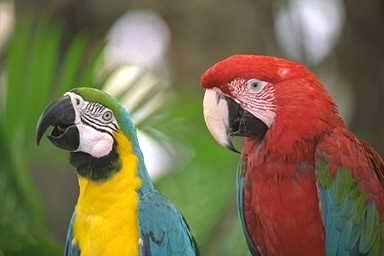
#> input picture Day18/coding_practice/images/images.jpg, 384 x 256 px
$ python 06_morphological_operations.py
#> lines starting #> are read from the running program, lines starting #| are printed output that depends on the picture; after the words box and inside, x2 and y2 are one past the last pixel; in counts of white or black regions, pixels touching at a corner belong together
### Day18/coding_practice/utils.py
"""
Helper functions shared by all Day 18 practice scripts.
We don't have real document photos yet (those are for the mini project), so
we generate one fake sample document here, similar to Day17.
"""

import os
import cv2
import numpy as np

# folder this file lives in, so images/outputs always save HERE
# no matter which folder you were in when you ran "python 01_grayscale_and_blur.py"
BASE_DIR = os.path.dirname(os.path.abspath(__file__))
IMAGES_DIR = os.path.join(BASE_DIR, "images")
OUTPUTS_DIR = os.path.join(BASE_DIR, "outputs")

DOC_W, DOC_H = 700, 900  # size of our fake sample document


def _ensure_folders():
    os.makedirs(IMAGES_DIR, exist_ok=True)
    os.makedirs(OUTPUTS_DIR, exist_ok=True)


# [17 lines left out: function create_sample_document, not called in this run]


VALID_EXT = (".jpg", ".jpeg", ".png", ".bmp")


def get_sample_image():
    # uses whatever real photo you've dropped into images/ - only falls
    # back to generating a fake sample document if that folder is empty
    _ensure_folders()
    existing = sorted(f for f in os.listdir(IMAGES_DIR) if f.lower().endswith(VALID_EXT))
    if existing:
        return cv2.imread(os.path.join(IMAGES_DIR, existing[0]))
#> returned value is the input picture: shape (256, 384, 3); mean B, G, R 76.4, 110, 122.2

    path = os.path.join(IMAGES_DIR, "sample_document.jpg")
    cv2.imwrite(path, create_sample_document())
    return cv2.imread(path)


def add_noise(img):
    # sprinkles random black/white dots (salt & pepper noise), useful for
    # showing what morphological opening/closing cleans up
    noisy = img.copy()
    h, w = noisy.shape[:2]
    n = int(h * w * 0.02)  # noisy pixels = 2% of the image
    ys = np.random.randint(0, h, n)
    xs = np.random.randint(0, w, n)
    values = np.random.choice([0, 255], size=n)
    if noisy.ndim == 2:  # grayscale/binary - one value per pixel
        noisy[ys, xs] = values
    else:  # color - same value on every channel, so the dot is pure black/white
        noisy[ys, xs] = values[:, None]
    return noisy


def save_and_show(name, img):
    # saves the result into outputs/ AND shows it in a popup window
    _ensure_folders()
    path = os.path.join(OUTPUTS_DIR, name)
    cv2.imwrite(path, img)
    print(f"Saved: {path}")
    cv2.imshow(name, img)
    cv2.waitKey(0)
    cv2.destroyAllWindows()


# [26 lines left out: function build_collage, not called in this run]

### Day18/coding_practice/06_morphological_operations.py
"""
MORPHOLOGICAL OPERATIONS - shape-based cleanup for BINARY (black/white)
images. They all slide a small "kernel" (a tiny window, e.g. 3x3) across the
image and grow or shrink the white regions based on what's under it.
Real use: edge/threshold maps from real photos are messy (broken lines from
shadows, tiny noise specks) - these operations clean that up before we try
to find shapes (like a document's boundary) in the image.

  - Erosion:    shrinks white regions. Removes small white noise specks, but
                also shrinks/breaks up real shapes if overused.
  - Dilation:   grows white regions. Fills small black gaps/holes, useful for
                reconnecting a broken edge line.
  - Opening:    erosion THEN dilation. Removes small white noise specks
                without shrinking the main shape (the shape "recovers" in
                the dilation step, the noise doesn't).
  - Closing:    dilation THEN erosion. Fills small black holes/gaps inside
                or between white regions, without growing the main shape.
  - Gradient:   dilation minus erosion. Leaves just the OUTLINE of each
                white region - a cheap way to get an edge map from a shape.
  - Top Hat:    original minus opening. Highlights small BRIGHT details that
                are smaller than the kernel (and get erased by opening).
  - Black Hat:  closing minus original. Highlights small DARK gaps/details
                that are smaller than the kernel (and get filled by closing).
"""
import cv2
import numpy as np
from utils import get_sample_image, add_noise, save_and_show, build_collage

img = get_sample_image()
gray = cv2.cvtColor(img, cv2.COLOR_BGR2GRAY)
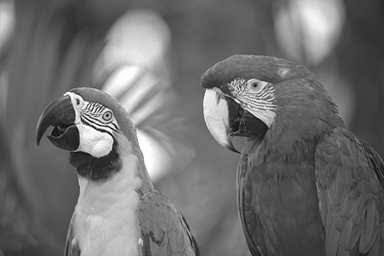
#> gray: shape (256, 384); min 2, max 254, mean 109.8

# make a binary (black/white) image: text/lines/border become WHITE on a
# BLACK background - the standard input shape morphology expects
_, binary = cv2.threshold(gray, 200, 255, cv2.THRESH_BINARY_INV)
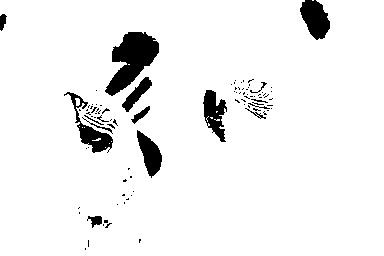
#> binary: shape (256, 384); 94% white; 92 black regions (76 under 20 px), largest, box (x1, y1, x2, y2) and area: (105, 32, 159, 96) 1806, (300, 0, 330, 40) 802, (64, 92, 113, 153) 753
noisy_binary = add_noise(binary)  # sprinkle in some fake noise specks to clean up
#> in add_noise, `noisy[ys, xs] = values`:
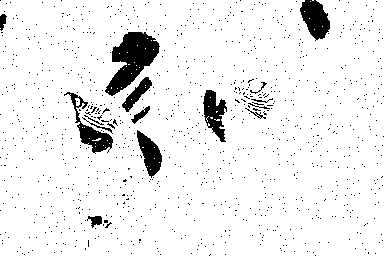
#> noisy: shape (256, 384); 93.1% white; 973 black regions (958 under 20 px), largest, box (x1, y1, x2, y2) and area: (105, 32, 160, 96) 1789, (300, 0, 330, 41) 799, (64, 92, 113, 154) 748

kernel = np.ones((3, 3), np.uint8)
big_kernel = np.ones((9, 9), np.uint8)  # top hat/black hat need a bigger kernel to show anything

erosion = cv2.erode(noisy_binary, kernel, iterations=1)
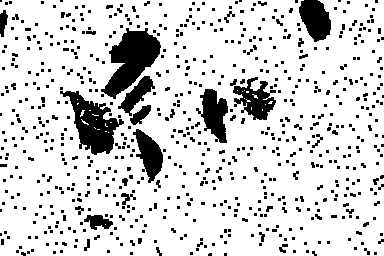
#> erosion: shape (256, 384); 83.1% white; 708 black regions (662 under 20 px), largest, box (x1, y1, x2, y2) and area: (101, 28, 161, 99) 2133, (60, 91, 124, 155) 1835, (196, 89, 228, 143) 983
dilation = cv2.dilate(noisy_binary, kernel, iterations=1)
#> dilation: shape (256, 384); 96.4% white; 18 black regions (8 under 20 px), largest, box (x1, y1, x2, y2) and area: (108, 33, 158, 94) 1370, (301, 0, 329, 38) 621, (138, 132, 161, 175) 441
opening = cv2.morphologyEx(noisy_binary, cv2.MORPH_OPEN, kernel)
#> opening: shape (256, 384); 92.3% white; 867 black regions (856 under 20 px), largest, box (x1, y1, x2, y2) and area: (102, 32, 160, 98) 1829, (64, 92, 118, 154) 1273, (300, 0, 330, 41) 818
closing = cv2.morphologyEx(noisy_binary, cv2.MORPH_CLOSE, kernel)
#> closing: shape (256, 384); 94.9% white; 14 black regions (4 under 20 px), largest, box (x1, y1, x2, y2) and area: (107, 32, 159, 95) 1752, (300, 0, 330, 39) 788, (204, 90, 225, 142) 633
gradient = cv2.morphologyEx(noisy_binary, cv2.MORPH_GRADIENT, kernel)
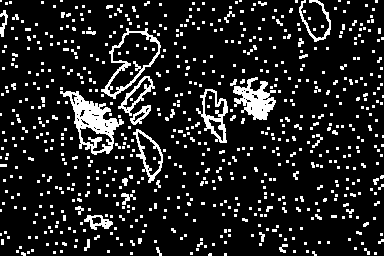
#> gradient: shape (256, 384); 13.3% white; 722 white regions (676 under 20 px), largest, box (x1, y1, x2, y2) and area: (60, 91, 124, 155) 1480, (233, 77, 276, 120) 960, (101, 28, 161, 99) 709
tophat = cv2.morphologyEx(noisy_binary, cv2.MORPH_TOPHAT, big_kernel)
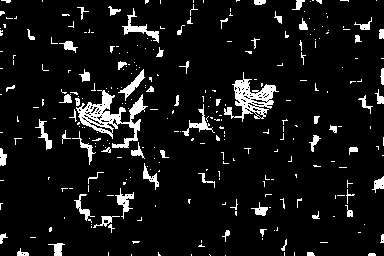
#> tophat: shape (256, 384); 7.8% white; 293 white regions (224 under 20 px), largest, box (x1, y1, x2, y2) and area: (76, 90, 148, 148) 1316, (224, 72, 279, 122) 983, (122, 8, 159, 43) 293
blackhat = cv2.morphologyEx(noisy_binary, cv2.MORPH_BLACKHAT, big_kernel)
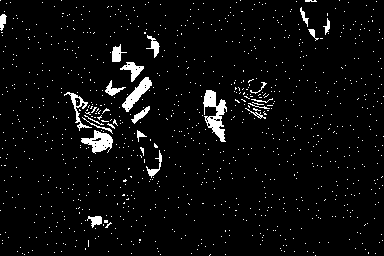
#> blackhat: shape (256, 384); 4.4% white; 988 white regions (965 under 20 px), largest, box (x1, y1, x2, y2) and area: (203, 90, 227, 142) 590, (81, 130, 113, 154) 392, (122, 77, 152, 112) 366

save_and_show("06_0_noisy_binary.jpg", noisy_binary)
save_and_show("06_1_erosion.jpg", erosion)
save_and_show("06_2_dilation.jpg", dilation)
save_and_show("06_3_opening.jpg", opening)
save_and_show("06_4_closing.jpg", closing)
save_and_show("06_5_gradient.jpg", gradient)
save_and_show("06_6_tophat.jpg", tophat)
save_and_show("06_7_blackhat.jpg", blackhat)

# before vs after, for the two most commonly used for noise cleanup
save_and_show(
    "06_before_after_opening.jpg",
    build_collage([noisy_binary, opening], ["before (noisy)", "after opening"]),
)
save_and_show(
    "06_before_after_closing.jpg",
    build_collage([noisy_binary, closing], ["before (noisy)", "after closing"]),
)
save_and_show(
    "06_compare_all.jpg",
    build_collage(
        [noisy_binary, erosion, dilation, opening, closing, gradient, tophat, blackhat],
        ["noisy", "erosion", "dilation", "opening", "closing", "gradient", "tophat", "blackhat"],
    ),
)

$ run again, with Day15/Day-15/sample_images/zidane.jpg copied over Day18/coding_practice/images/images.jpg
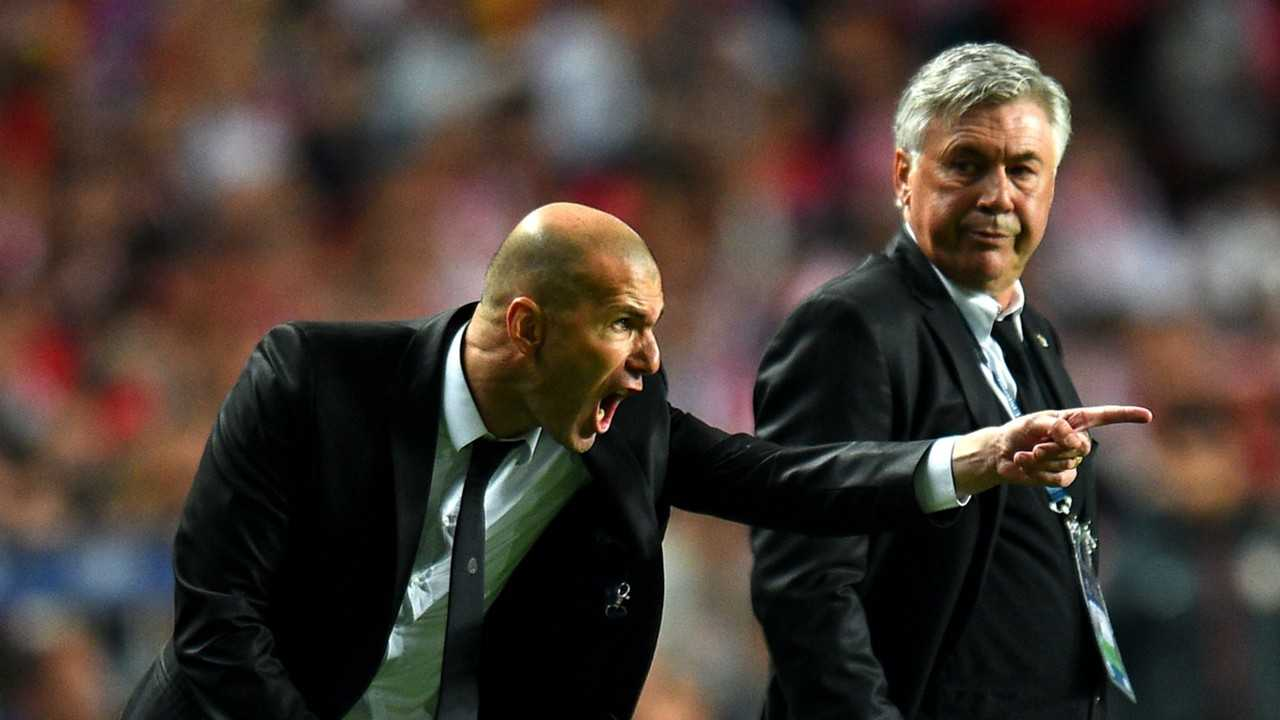
#> input picture Day15/Day-15/sample_images/zidane.jpg, 1280 x 720 px
#> in get_sample_image, returned value is the input picture: shape (720, 1280, 3); mean B, G, R 51.3, 58.2, 69.5
#> `_, binary = cv2.threshold(gray, 200, 255, cv2.THRESH_BINARY_INV)`:
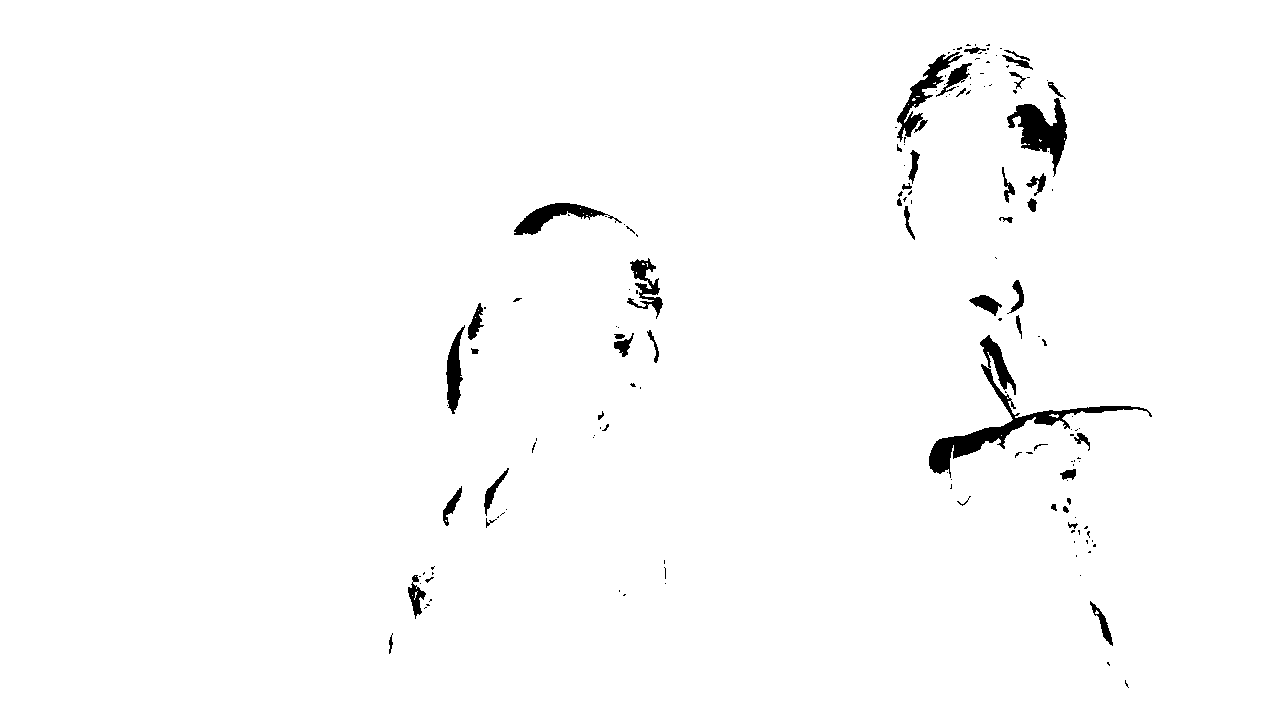
#> binary: shape (720, 1280); 98.4% white; 157 black regions (111 under 20 px), largest, box (x1, y1, x2, y2) and area: (929, 335, 1152, 478) 3653, (1007, 98, 1067, 177) 2023, (897, 52, 963, 142) 1340
#> noisy: shape (720, 1280); 97.4% white; 8660 black regions (8614 under 20 px), largest, box (x1, y1, x2, y2) and area: (929, 335, 1152, 478) 3615, (1007, 98, 1067, 177) 2018, (896, 52, 963, 142) 1330
#> erosion: shape (720, 1280); 89.2% white; 6886 black regions (6477 under 20 px), largest, box (x1, y1, x2, y2) and area: (928, 334, 1153, 481) 5365, (885, 40, 991, 153) 3083, (1006, 79, 1071, 178) 2677
#> dilation: shape (720, 1280); 99.2% white; 111 black regions (79 under 20 px), largest, box (x1, y1, x2, y2) and area: (1008, 99, 1066, 166) 1527, (930, 411, 1064, 472) 1452, (516, 204, 602, 234) 764
#> opening: shape (720, 1280); 97.2% white; 8178 black regions (8138 under 20 px), largest, box (x1, y1, x2, y2) and area: (929, 335, 1152, 478) 3888, (1007, 82, 1067, 177) 2163, (892, 41, 990, 145) 1694
#> closing: shape (720, 1280); 98.6% white; 76 black regions (27 under 20 px), largest, box (x1, y1, x2, y2) and area: (929, 406, 1133, 473) 2421, (1007, 98, 1067, 167) 1967, (897, 56, 949, 138) 1105
#> gradient: shape (720, 1280); 10% white in thin lines or dots
#> tophat: shape (720, 1280); 4.7% white; 2082 white regions (1569 under 20 px), largest, box (x1, y1, x2, y2) and area: (1065, 524, 1103, 574) 619, (989, 61, 1039, 94) 604, (898, 152, 929, 211) 545
#> `blackhat = cv2.morphologyEx(noisy_binary, cv2.MORPH_BLACKHAT, big_kern..`:
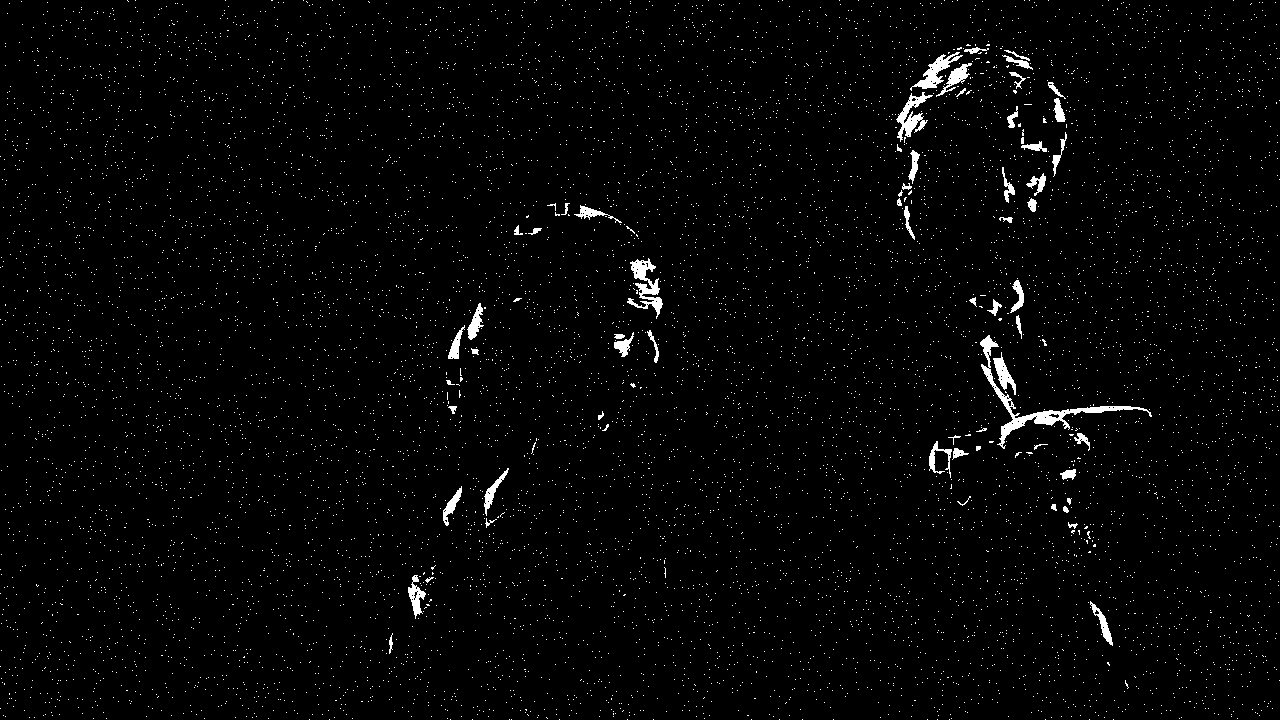
#> blackhat: shape (720, 1280); 2.1% white; 8699 white regions (8635 under 20 px), largest, box (x1, y1, x2, y2) and area: (980, 335, 1152, 449) 1651, (627, 258, 663, 319) 804, (896, 92, 933, 142) 654
